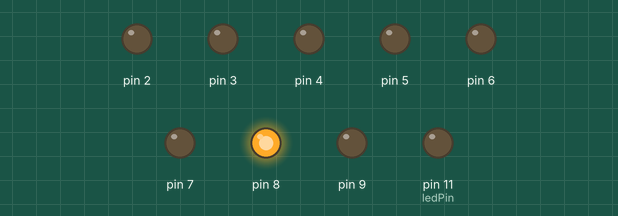
The sketch below on a simulated Arduino Uno, built with avr-gcc and run on an emulated ATmega328P. Shown: output pins drawn as LEDs (lit = HIGH).

Above: at 1.0 s.
At 3.0 s:
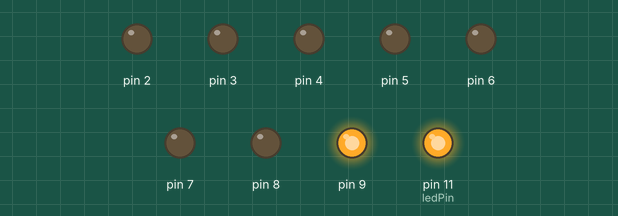
Timing chart, 0 to 5.2 s (numbered marks = the images above):
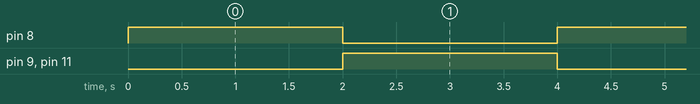

The sketch:

GTest.ino
```cpp
// g segment finder: D8 for 2s (LED off), then D9 for 2s (LED on), repeat
const int ledPin = 11;

void setup() {
  for (int p = 2; p <= 9; p++) { pinMode(p, OUTPUT); digitalWrite(p, LOW); }
  pinMode(ledPin, OUTPUT);
}

void loop() {
  digitalWrite(9, LOW);  digitalWrite(8, HIGH); digitalWrite(ledPin, LOW);
  delay(2000);
  digitalWrite(8, LOW);  digitalWrite(9, HIGH); digitalWrite(ledPin, HIGH);
  delay(2000);
}
```

Measured:
- by itself, pin 8, pin 9, pin 11 (ledPin): alternates HIGH for 2.0 s and LOW for 2.0 s
